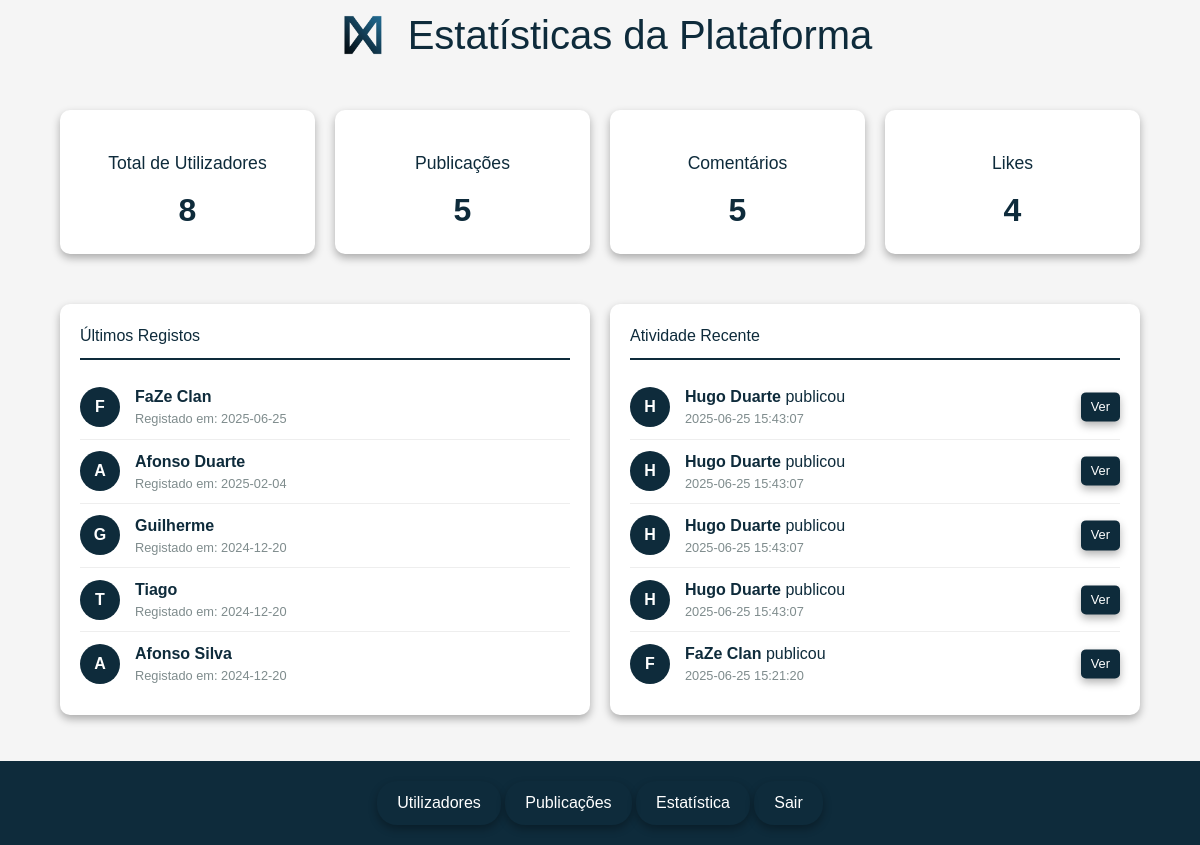
/admin/estatistica.php (signed in), run on an earlier commit of the app's database.
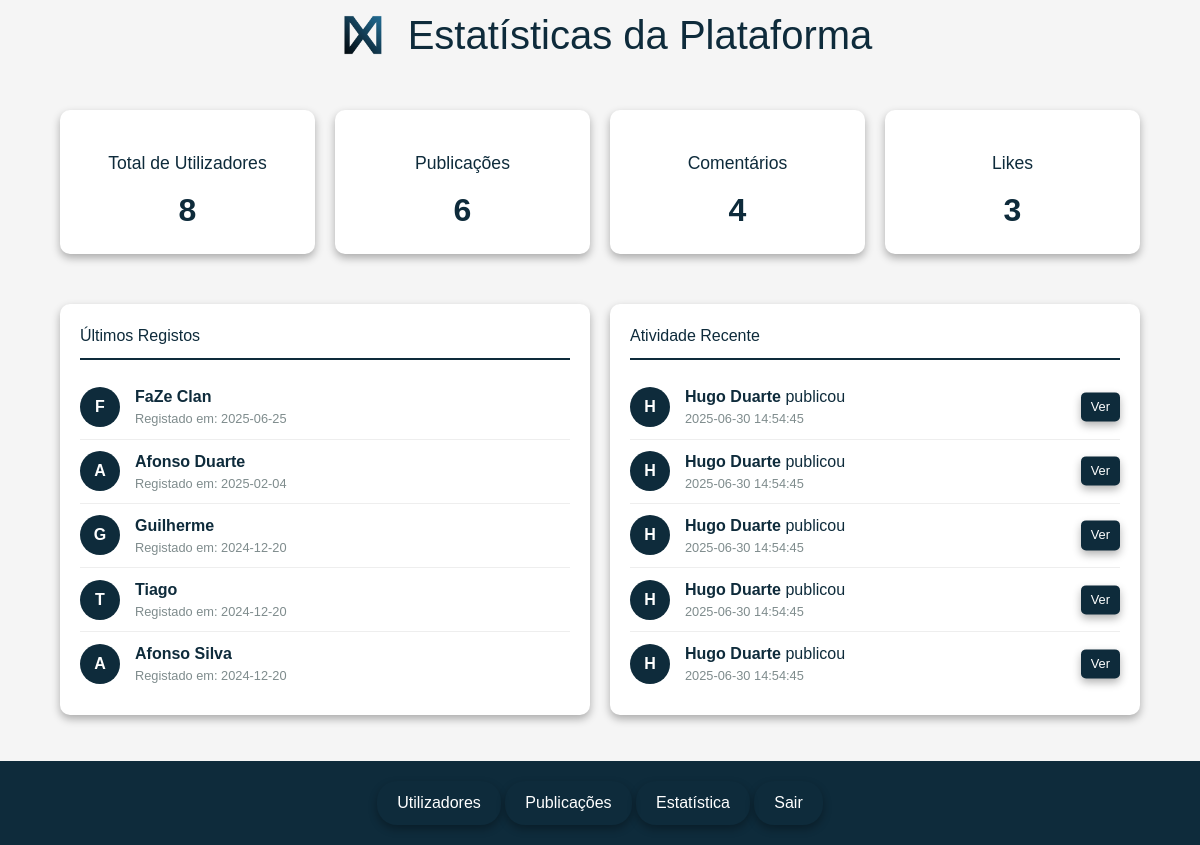
And on a later commit of the database.
### tables this page shows
CREATE TABLE `utilizador` (
  `idutilizador` int(11) NOT NULL,
  `nome` varchar(200) NOT NULL,
  `email` varchar(200) NOT NULL,
  `user` varchar(20) NOT NULL,
  `telemovel` int(9) NOT NULL,
  `data_nascimento` date NOT NULL,
  `data_registo` date NOT NULL,
  `pass` varchar(41) NOT NULL,
  `pais` varchar(255) DEFAULT NULL,
  `ft_perfil` longblob DEFAULT NULL,
  `ft_capa` longblob DEFAULT NULL,
  `id_tipos_utilizador` int(11) NOT NULL
);

CREATE TABLE `publicacao` (
  `idpublicacao` int(11) NOT NULL,
  `idutilizador` int(10) NOT NULL,
  `descricao` varchar(500) DEFAULT NULL,
  `data` datetime NOT NULL
);

### admin/estatistica.php (the view, shortened to what this page needs)
<?php
require "../ligabd.php";
$sqlUsers = "SELECT COUNT(*) as total FROM utilizador";
$resultUsers = mysqli_query($con, $sqlUsers);
$totalUsers = mysqli_fetch_assoc($resultUsers)['total'];
$sqlPosts = "SELECT COUNT(DISTINCT p.idpublicacao) as total
             FROM publicacao p
             LEFT JOIN publicacao_media pm ON p.idpublicacao = pm.idpublicacao";
$resultPosts = mysqli_query($con, $sqlPosts);
$totalPosts = mysqli_fetch_assoc($resultPosts)['total'];
$sqlComments = "SELECT COUNT(*) as total FROM comentario";
$resultComments = mysqli_query($con, $sqlComments);
$totalComments = mysqli_fetch_assoc($resultComments)['total'];
$sqlLikes = "SELECT COUNT(*) as total FROM likes";
$resultLikes = mysqli_query($con, $sqlLikes);
$totalLikes = mysqli_fetch_assoc($resultLikes)['total'];
$sqlRecentUsers = "SELECT nome, data_registo FROM utilizador ORDER BY data_registo DESC LIMIT 5";
$resultRecentUsers = mysqli_query($con, $sqlRecentUsers);
$sqlRecentActivity = "SELECT
                        u.nome,
                        u.idutilizador,
                        CASE
                            WHEN p.idpublicacao IS NOT NULL THEN 'publicou'
                            WHEN c.idcomentario IS NOT NULL THEN 'comentou'
                            WHEN l.id IS NOT NULL THEN 'curtiu'
                        END as acao,
                        COALESCE(p.data, c.data, l.data) as data_acao,
                        p.idpublicacao,
                        p.descricao as post_descricao
                      FROM utilizador u
                      LEFT JOIN publicacao p ON u.idutilizador = p.idutilizador
                      LEFT JOIN comentario c ON u.idutilizador = c.idutilizador
                      LEFT JOIN likes l ON u.idutilizador = l.idutilizador
                      WHERE p.idpublicacao IS NOT NULL OR c.idcomentario IS NOT NULL OR l.id IS NOT NULL
                      ORDER BY data_acao DESC
                      LIMIT 5";
$resultRecentActivity = mysqli_query($con, $sqlRecentActivity);
?>
<!DOCTYPE html>
<html lang="pt">
<head>
    <script src="https://cdn.jsdelivr.net/npm/@tailwindcss/browser@4"></script>
    <link rel="stylesheet" type="text/css" href="style.css">
</head>
<body>
    <h1><img src="../imagens/logo.png" alt="Logo"> Estatísticas da Plataforma</h1>
    <div class="stats-container">
        <div class="stat-card" onclick="openModal('usersModal')">
            <h3>Total de Utilizadores</h3>
            <div class="value"><?= $totalUsers ?></div>
        </div>
        <div class="stat-card" onclick="openModal('postsModal')">
            <h3>Publicações</h3>
            <div class="value"><?= $totalPosts ?></div>
        </div>
        <div class="stat-card">
            <h3>Comentários</h3>
            <div class="value"><?= $totalComments ?></div>
        </div>
        <div class="stat-card">
            <h3>Likes</h3>
            <div class="value"><?= $totalLikes ?></div>
        </div>
    </div>
    <div class="data-section">
        <div class="data-card">
            <h2>Últimos Registos</h2>
            <?php while ($user = mysqli_fetch_assoc($resultRecentUsers)): ?>
                <div class="activity-item">
                    <div class="activity-icon"><?= substr($user['nome'], 0, 1) ?></div>
                    <div class="activity-details">
                        <strong><?= htmlspecialchars($user['nome']) ?></strong>
                        <div class="activity-time">Registado em: <?= $user['data_registo'] ?></div>
                    </div>
                </div>
            <?php endwhile; ?>
        </div>
        <div class="data-card">
            <h2>Atividade Recente</h2>
            <?php while ($activity = mysqli_fetch_assoc($resultRecentActivity)): ?>
                <div class="activity-item">
                    <div class="activity-icon"><?= substr($activity['nome'], 0, 1) ?></div>
                    <div class="activity-details">
                        <strong><?= htmlspecialchars($activity['nome']) ?></strong> <?= $activity['acao'] ?>
                        <?php if ($activity['acao'] == 'publicou' && $activity['idpublicacao']): ?>
                            <button class="view-btn"
                                onclick="loadPostDetails(<?= $activity['idpublicacao'] ?>, '<?= htmlspecialchars(addslashes($activity['post_descricao'])) ?>', event)">Ver</button>
                        <?php endif; ?>
                        <div class="activity-time"><?= $activity['data_acao'] ?></div>
                    </div>
                </div>
            <?php endwhile; ?>
        </div>
    </div>
    <div style="height:100px;"></div>
    <footer>
        <div class="footer-container" style="text-align: center;">
            <a href="utilizadores.php"><button class="footerbutton">Utilizadores</button></a>
            <a href="publicacoes.php"><button class="footerbutton">Publicações</button></a>
            <a href="estatistica.php"><button class="footerbutton">Estatística</button></a>
            <a href="admin_choice.php"><button class="footerbutton">Sair</button></a>
        </div>
    </footer>
</body>
</html>

What changed in the data, as far as the page shows it:
removed publicacao: idutilizador.nome "H", idutilizador.nome "Hugo Duarte", acao "publicou", data_acao "2025-06-25 15:43:07"
no longer on this page (row unchanged): publicacao: idutilizador.nome "F", idutilizador.nome "FaZe Clan", acao "publicou", data_acao "2025-06-25 15:21:20"
added publicacao: idutilizador.nome "H", idutilizador.nome "Hugo Duarte", acao "publicou", data_acao "2025-06-30 14:54:45"
Also different on the page:
$totalPosts: "5" → "6"
$totalComments: "5" → "4"
$totalLikes: "4" → "3"
